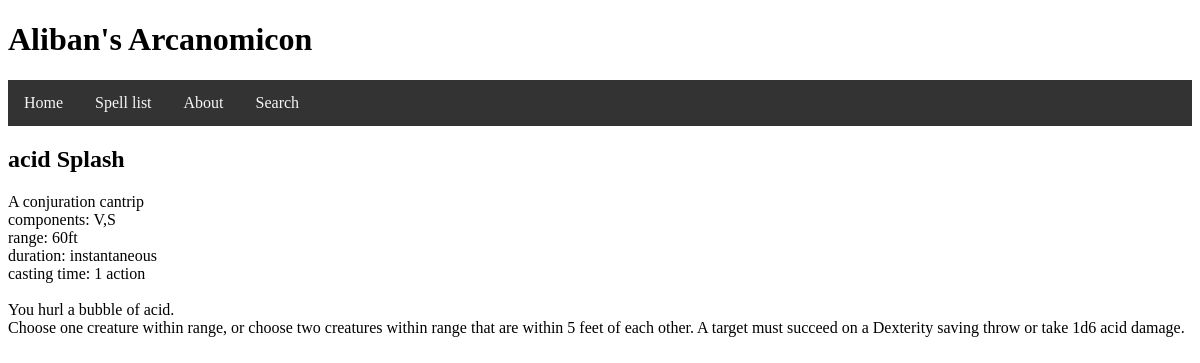
Before: /spell/3 with the older database file.
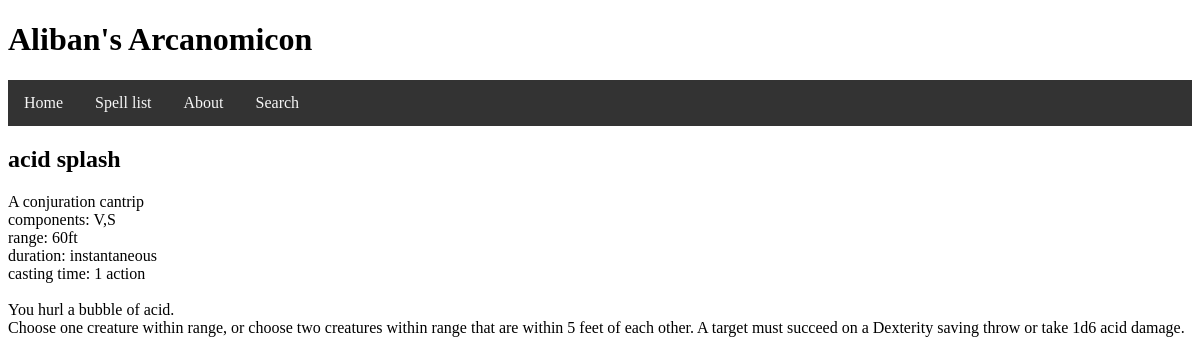
After: the same page with the newer database file.
### tables this page shows
CREATE TABLE spell (id INTEGER PRIMARY KEY AUTOINCREMENT, name STRING, description TEXT, level INTEGER, components STRING, concentration INTEGER, ritual INTEGER, damage STRING, range INTEGER REFERENCES range (id), duration INTEGER REFERENCES duration (id), castingtime STRING REFERENCES castingtime (id), school INTEGER REFERENCES school (id));

CREATE TABLE school (id INTEGER PRIMARY KEY AUTOINCREMENT, name STRING, description TEXT);

CREATE TABLE range (id INTEGER PRIMARY KEY AUTOINCREMENT, name STRING);

CREATE TABLE duration (id INTEGER PRIMARY KEY AUTOINCREMENT, name STRING);

CREATE TABLE castingtime (id INTEGER PRIMARY KEY AUTOINCREMENT, name STRING);

### script.py (the view)
@app.route('/spell/<path:id>') #while there is a slight risk of people being able to do nasty things by sticking sql on the end of the link, i'm not sure how to counter it, so i'll leave it for now.
def spell(id):
    sql = "SELECT spell.id, spell.name, spell.description, spell.level, spell.components, spell.concentration, spell.ritual, spell.damage, range.name, duration.name, castingtime.name, school.name FROM spell INNER JOIN range ON range.id = spell.range INNER JOIN duration ON duration.id = spell.duration INNER JOIN castingtime ON castingtime.id = spell.castingtime INNER JOIN school ON school.id = spell.school WHERE spell.id == {}".format(id) #the sql query, complete with joins. the format inserts the id of the spell in the database, and therefore returns all relevant information about it for the page.
    single = True #only want one result
    spell = list(db_func(sql,single)) #runs the sql command, and turns the resultant tuple into a list to allow later formatting
    spell[2] = spell[2].split('\n') #splits up the description by python spaces, so it can be properly formatted with flask, as the python was not being picked up by the html side.
    return render_template('spell.html', spell=spell) #passes data through to flask template and magic happens

### script.py (called while the page is built)
def db_func(sql,single):
    conn=sqlite3.connect("spells.db") #connects to database
    cur=conn.cursor() #creates cursor
    cur.execute(sql) #executes the sql command required with the cursor
    result=cur.fetchone() if single else cur.fetchall() #returns a single tuple if that is all that is required, or a list of tuples if more are needed.
    conn.commit #commits any changes made to the database with the sql.
    conn.close
    return result

### templates/spell.html (shortened to what this page needs)
{% extends "layout.html" %}
{% block content %}
<div id="content">
    <h2>
        {{ spell[1] }}
    </h2>
    {% if spell[3] == 0 %}
        A {{ spell[11]}} cantrip
    {% else %}
        A level {{ spell[3] }} {{ spell[11] }}
    {% endif %}
    <br>
    components: {{ spell[4] }} <br>
    range: {{ spell[8] }} <br>
    duration:
    {{ spell[9] }}
    <br>
    casting time: {{ spell[10] }} <br>
    <br>
    {% for para in spell[2] %}
        {{ para }}<br>
    {% endfor %}
</div>
{% endblock content %}

### templates/layout.html (shortened to what this page needs)
<!DOCTYPE html>
<html lang="en">
<head>
    <link rel="stylesheet" href="/static/css/main.css"/>
</head>
<body>
    <header>{% include 'header.html' %}</header>
    <nav>{% include 'nav.html' %}</nav>
    <main>{% block content %} {% endblock %}</main>
</body>
</html>

### templates/header.html
<h1>Aliban's Arcanomicon</h1>

### templates/nav.html
<div class="navbar">
    <a href="/">Home</a>
    <a href="/all_spells">Spell list</a>
    <a href="/about">About</a>
    <a href="/search">Search</a>
</div>

### static/css/main.css (style rules this page uses)
.navbar { margin: 0; padding: 0; overflow: hidden; background-color: #333333; position: sticky; top: 0; width: 100%; }
.navbar a { padding: 14px 16px; text-align: center; text-decoration: none; float: left; }
a:link { color:#F6F6F6; }

Changed rows visible on the page:
changed spell: name "acid Splash" → "acid splash"
